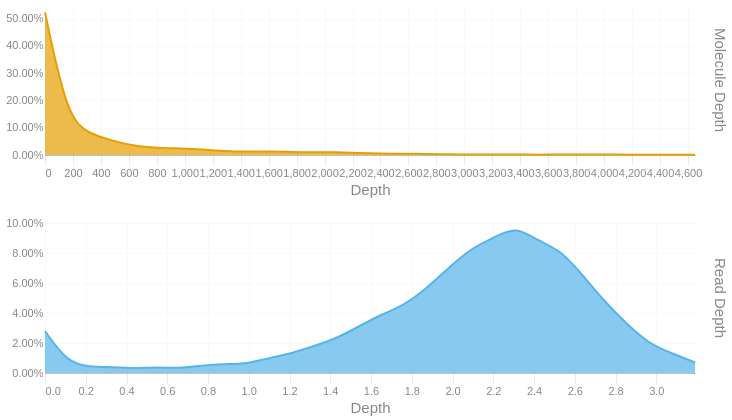

Write notebook code for a chart like this one.
### Code cell
readdep = depth_hist(tb['Read Depth'], q99, 3)
readdep = readdep.with_columns(pl.lit('Read Depth').alias('Metric'))
if not SKIPLR:
    moldep = depth_hist(tb['Molecule Depth'], mol_q99, 1)
    moldep = moldep.with_columns(pl.lit('Molecule Depth').alias('Metric'))
    _hist = pl.concat([readdep, moldep])
    _hist = _hist.filter(pl.col('Proportion') != 0)
    with SafeRender(_hist):
        (
            alt.Chart(_hist)        
            .mark_area(interpolate = "basis")
            .encode(
                x=alt.X('Bin:Q').scale(domainMin=0).axis(alt.Axis(title='Depth')),
                y = alt.Y('Proportion:Q', title = None).axis(format = '.2%'),
                color = alt.Color('Metric:N').legend(None),
                row = alt.Row("Metric:N").header(title = None, labelOrient = 'right'),
                tooltip = [
                    alt.Tooltip("Metric:N", title = "Metric"),
                    alt.Tooltip('Interval:N', title = "Depth Interval"),
                    alt.Tooltip('Proportion:Q', title = "% Alignments").format('.2%')
                ]
            )
            .resolve_scale(x='independent', y='independent')
            .properties(
                height = 150, width = 650,
                usermeta={'embedOptions': {'downloadFileName': f'{samplename}.depth.hist'}}
            )
        ).display()
else:
    readdep = readdep.filter(pl.col('Proportion') != 0)
    with SafeRender(readdep):
        (
            alt.Chart(readdep)        
            .mark_area(interpolate = "basis")
            .encode(
                x=alt.X('Bin:Q').scale(domainMin=0).axis(alt.Axis(title='Depth')),
                y = alt.Y('Proportion:Q', title = None).axis(format = '.2%'),
                tooltip = [
                    alt.Tooltip('Interval:N', title = "Depth Interval"),
                    alt.Tooltip('Proportion:Q', title = "% Alignments").format('.2%')
                ]
            )
            .properties(
                usermeta={'embedOptions': {'downloadFileName': f'{samplename}.depth.hist'}}
            )
        ).display()

### Figure 1 — Vega-Lite specification as saved in the notebook (floating-point values rounded to 4 significant figures)
{"width": 650, "height": 150, "config": {"title": {"anchor": "start", "dy": -15, "fontSize": 18, "color": "#888888", "subtitleColor": "#888888", "subtitleFontSize": 14}, "arc": {"fill": "#0072B2"}, "axis": {"domainColor": "#888888", "domainWidth": 0.5, "gridWidth": 0.2, "grid": false, "titleFontWeight": 400, "titleFontSize": 15, "labelFontSize": 11, "labelColor": "#888888", "tickColor": "#888888", "tickWidth": 0.2, "titleColor": "#888888"}, "axisBand": {"grid": false}, "axisX": {"grid": true, "tickSize": 10, "domainCap": "round"}, "axisY": {"domain": false, "grid": true, "tickSize": 0, "domainCap": "round"}, "background": "transparent", "header": {"labelFontSize": 15, "labelColor": "#888888", "titleFontSize": 15, "titleFontWeight": 600, "titleColor": "#888888"}, "legend": {"labelFont": "sans-serif", "labelFontSize": 12, "labelColor": "#888888", "symbolSize": 100, "symbolType": "circle", "titleFontSize": 12, "titlePadding": 10, "titleColor": "#888888", "title": null}, "range": {"category": ["#E69F00", "#56B4E9", "#009E73", "#F0E442", "#0072B2", "#D55E00", "#CC79A7", "#000000"], "diverging": ["#cfe8f3", "#a2d4ec", "#73bfe2", "#46abdb", "#1696d2", "#12719e"]}, "area": {"fill": "#0072B2", "fillOpacity": 0.7, "line": true, "strokeOpacity": 0.7}, "line": {"color": "#0072B2", "stroke": "#0072B2", "strokeWidth": 2}, "trail": {"color": "#0072B2", "stroke": "#0072B2", "strokeWidth": 0, "size": 1}, "point": {"filled": true, "fillOpacity": 1.0, "size": 95}, "text": {"color": "#888888", "fontSize": 11, "align": "right", "fontWeight": 400, "size": 11}, "bar": {"fill": "#0072B2", "stroke": null}, "view": {"stroke": null, "continuousWidth": 660, "continuousHeight": 400}}, "data": {"name": "data-33dc0be4e20f1aad343d453332e4b7cc"}, "mark": {"type": "area", "interpolate": "basis"}, "encoding": {"color": {"field": "Metric", "legend": null, "type": "nominal"}, "row": {"field": "Metric", "header": {"title": null, "labelOrient": "right"}, "type": "nominal"}, "tooltip": [{"field": "Metric", "title": "Metric", "type": "nominal"}, {"field": "Interval", "title": "Depth Interval", "type": "nominal"}, {"field": "Proportion", "format": ".2%", "title": "% Alignments", "type": "quantitative"}], "x": {"axis": {"title": "Depth"}, "field": "Bin", "scale": {"domainMin": 0}, "type": "quantitative"}, "y": {"axis": {"format": ".2%"}, "field": "Proportion", "title": null, "type": "quantitative"}}, "resolve": {"scale": {"x": "independent", "y": "independent"}}, "usermeta": {"embedOptions": {"downloadFileName": "S1_Tusket_013.depth.hist"}}, "$schema": "https://vega.github.io/schema/vega-lite/v6.1.0.json", "datasets": {"data-33dc0be4e20f1aad343d453332e4b7cc": [{"Bin": 0.0, "Interval": "0.0-0.11", "Proportion": 0.028, "Metric": "Read Depth"}, {"Bin": 0.11, "Interval": "0.11-0.22", "Proportion": 0.007, "Metric": "Read Depth"}, {"Bin": 0.22, "Interval": "0.22-0.33", "Proportion": 0.004, "Metric": "Read Depth"}, {"Bin": 0.33, "Interval": "0.33-0.44", "Proportion": 0.004, "Metric": "Read Depth"}, {"Bin": 0.44, "Interval": "0.44-0.55", "Proportion": 0.003, "Metric": "Read Depth"}, {"Bin": 0.55, "Interval": "0.55-0.66", "Proportion": 0.004, "Metric": "Read Depth"}, {"Bin": 0.66, "Interval": "0.66-0.77", "Proportion": 0.003, "Metric": "Read Depth"}, {"Bin": 0.77, "Interval": "0.77-0.88", "Proportion": 0.005, "Metric": "Read Depth"}, {"Bin": 0.88, "Interval": "0.88-0.99", "Proportion": 0.006, "Metric": "Read Depth"}, {"Bin": 0.99, "Interval": "0.99-1.1", "Proportion": 0.006, "Metric": "Read Depth"}, {"Bin": 1.1, "Interval": "1.1-1.21", "Proportion": 0.01, "Metric": "Read Depth"}, {"Bin": 1.21, "Interval": "1.21-1.32", "Proportion": 0.013, "Metric": "Read Depth"}, {"Bin": 1.32, "Interval": "1.32-1.43", "Proportion": 0.018, "Metric": "Read Depth"}, {"Bin": 1.43, "Interval": "1.43-1.54", "Proportion": 0.023, "Metric": "Read Depth"}, {"Bin": 1.54, "Interval": "1.54-1.65", "Proportion": 0.031, "Metric": "Read Depth"}, {"Bin": 1.65, "Interval": "1.65-1.76", "Proportion": 0.039, "Metric": "Read Depth"}, {"Bin": 1.76, "Interval": "1.76-1.87", "Proportion": 0.045, "Metric": "Read Depth"}, {"Bin": 1.87, "Interval": "1.87-1.98", "Proportion": 0.056, "Metric": "Read Depth"}, {"Bin": 1.98, "Interval": "1.98-2.09", "Proportion": 0.07, "Metric": "Read Depth"}, {"Bin": 2.09, "Interval": "2.09-2.2", "Proportion": 0.083, "Metric": "Read Depth"}, {"Bin": 2.2, "Interval": "2.2-2.31", "Proportion": 0.09, "Metric": "Read Depth"}, {"Bin": 2.31, "Interval": "2.31-2.42", "Proportion": 0.098, "Metric": "Read Depth"}, {"Bin": 2.42, "Interval": "2.42-2.53", "Proportion": 0.088, "Metric": "Read Depth"}, {"Bin": 2.53, "Interval": "2.53-2.64", "Proportion": 0.082, "Metric": "Read Depth"}, {"Bin": 2.64, "Interval": "2.64-2.75", "Proportion": 0.065, "Metric": "Read Depth"}, {"Bin": 2.75, "Interval": "2.75-2.86", "Proportion": 0.047, "Metric": "Read Depth"}, {"Bin": 2.86, "Interval": "2.86-2.97", "Proportion": 0.032, "Metric": "Read Depth"}, {"Bin": 2.97, "Interval": "2.97-3.08", "Proportion": 0.019, "Metric": "Read Depth"}, {"Bin": 3.08, "Interval": "3.08-3.19", "Proportion": 0.013, "Metric": "Read Depth"}, {"Bin": 3.19, "Interval": "3.19-3.3", "Proportion": 0.007, "Metric": "Read Depth"}, {"Bin": 0.0, "Interval": "0.0-160.4", "Proportion": 0.523, "Metric": "Molecule Depth"}, {"Bin": 160.4, "Interval": "160.4-320.7", "Proportion": 0.134, "Metric": "Molecule Depth"}, {"Bin": 320.7, "Interval": "320.7-481.1", "Proportion": 0.077, "Metric": "Molecule Depth"}, {"Bin": 481.1, "Interval": "481.1-641.4", "Proportion": 0.053, "Metric": "Molecule Depth"}, {"Bin": 641.4, "Interval": "641.4-801.8", "Proportion": 0.032, "Metric": "Molecule Depth"}, {"Bin": 801.8, "Interval": "801.8-962.1", "Proportion": 0.026, "Metric": "Molecule Depth"}, {"Bin": 962.1, "Interval": "962.1-1122.5", "Proportion": 0.024, "Metric": "Molecule Depth"}, {"Bin": 1122.0, "Interval": "1122.5-1282.8", "Proportion": 0.021, "Metric": "Molecule Depth"}, {"Bin": 1283.0, "Interval": "1282.8-1443.2", "Proportion": 0.014, "Metric": "Molecule Depth"}, {"Bin": 1443.0, "Interval": "1443.2-1603.5", "Proportion": 0.012, "Metric": "Molecule Depth"}, {"Bin": 1604.0, "Interval": "1603.5-1763.9", "Proportion": 0.013, "Metric": "Molecule Depth"}, {"Bin": 1764.0, "Interval": "1763.9-1924.2", "Proportion": 0.011, "Metric": "Molecule Depth"}, {"Bin": 1924.0, "Interval": "1924.2-2084.6", "Proportion": 0.01, "Metric": "Molecule Depth"}, {"Bin": 2085.0, "Interval": "2084.6-2244.9", "Proportion": 0.011, "Metric": "Molecule Depth"}, {"Bin": 2245.0, "Interval": "2244.9-2405.3", "Proportion": 0.007, "Metric": "Molecule Depth"}, {"Bin": 2405.0, "Interval": "2405.3-2565.6", "Proportion": 0.005, "Metric": "Molecule Depth"}, {"Bin": 2566.0, "Interval": "2565.6-2726.0", "Proportion": 0.005, "Metric": "Molecule Depth"}, {"Bin": 2726.0, "Interval": "2726.0-2886.3", "Proportion": 0.004, "Metric": "Molecule Depth"}, {"Bin": 2886.0, "Interval": "2886.3-3046.7", "Proportion": 0.002, "Metric": "Molecule Depth"}, {"Bin": 3047.0, "Interval": "3046.7-3207.0", "Proportion": 0.002, "Metric": "Molecule Depth"}, {"Bin": 3207.0, "Interval": "3207.0-3367.4", "Proportion": 0.002, "Metric": "Molecule Depth"}, {"Bin": 3367.0, "Interval": "3367.4-3527.7", "Proportion": 0.002, "Metric": "Molecule Depth"}, {"Bin": 3528.0, "Interval": "3527.7-3688.1", "Proportion": 0.001, "Metric": "Molecule Depth"}, {"Bin": 3688.0, "Interval": "3688.1-3848.4", "Proportion": 0.002, "Metric": "Molecule Depth"}, {"Bin": 3848.0, "Interval": "3848.4-4008.8", "Proportion": 0.002, "Metric": "Molecule Depth"}, {"Bin": 4009.0, "Interval": "4008.8-4169.1", "Proportion": 0.002, "Metric": "Molecule Depth"}, {"Bin": 4169.0, "Interval": "4169.1-4329.5", "Proportion": 0.001, "Metric": "Molecule Depth"}, {"Bin": 4330.0, "Interval": "4329.5-4489.8", "Proportion": 0.001, "Metric": "Molecule Depth"}, {"Bin": 4490.0, "Interval": "4489.8-4650.2", "Proportion": 0.001, "Metric": "Molecule Depth"}, {"Bin": 4650.0, "Interval": "4650.2-4810.53", "Proportion": 0.001, "Metric": "Molecule Depth"}]}}
